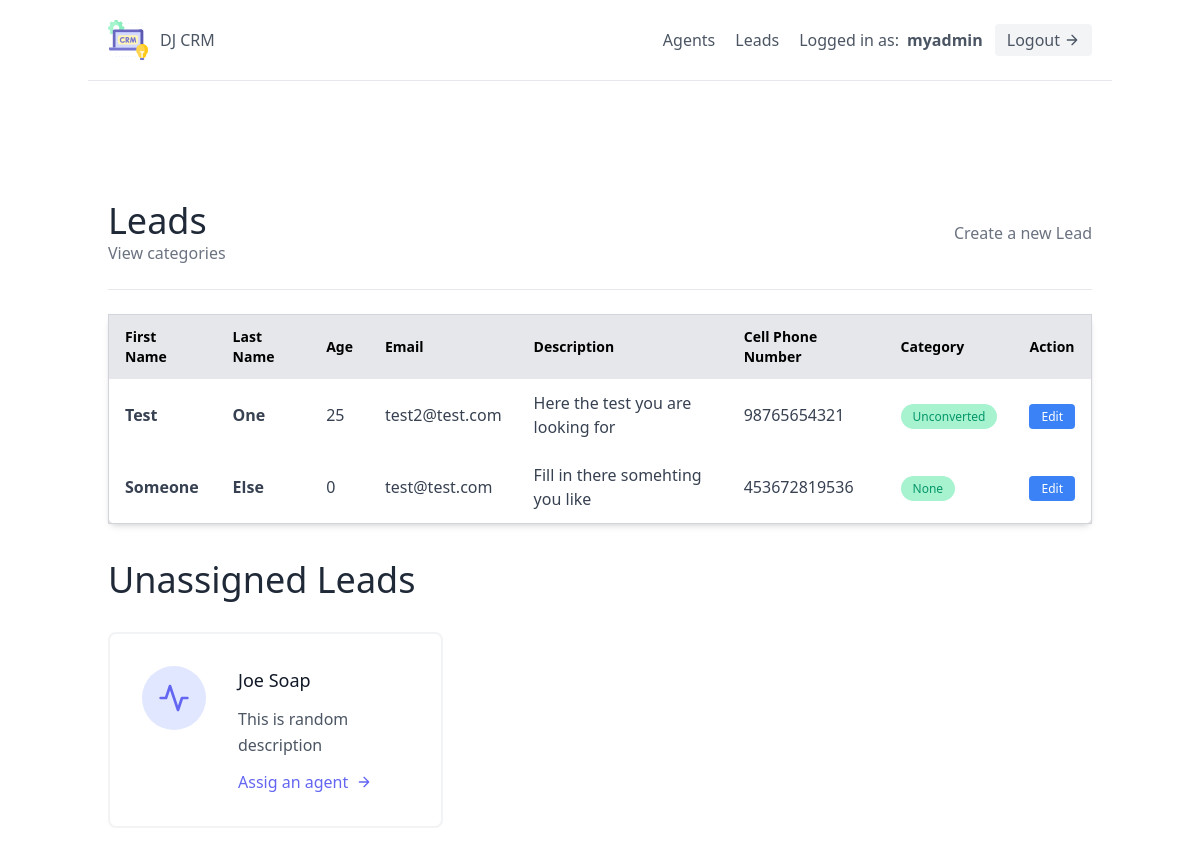
Screenshot of /leads/ (signed in) with the database file from the repository.
### leads/models.py (models this page shows, shortened)
class User(AbstractUser):
    is_organisor=models.BooleanField(default=True)
    is_agent=models.BooleanField(default=False)

class Lead(models.Model):
    first_name=models.CharField(max_length=20)
    last_name=models.CharField(max_length=20)
    age=models.IntegerField(default=0)
    organisation=models.ForeignKey(UserProfile,on_delete=models.CASCADE)
    agent=models.ForeignKey("Agent",null=True, blank=True, on_delete=models.SET_NULL)
    category=models.ForeignKey("Category", related_name="leads", null=True, blank=True, on_delete=models.SET_NULL)
    description=models.TextField()
    date_added=models.DateTimeField(auto_now_add=True)
    phone_number=models.CharField(max_length=20)
    email=models.EmailField()

class Category(models.Model):
    name=models.CharField(max_length=30)
    organisation=models.ForeignKey(UserProfile, on_delete=models.CASCADE)
    def __str__(self):
        return self.name

### leads/views.py (the view)
# urls.py: path('',LeadListView.as_view(), name='lead-list'),
class LeadListView(LoginRequiredMixin,generic.ListView):
    template_name="leads/lead_list.html"
    context_object_name="leads"
    def get_queryset(self):
        user=self.request.user
        if user.is_organisor:
            queryset=Lead.objects.filter(
                organisation=user.userprofile,
                agent__isnull=False
            )
        else:
            queryset=Lead.objects.filter(
                organisation=user.agent.organisation,
                agent__isnull=False
            )
            queryset=queryset.filter(agent__user=user)
        return queryset
    def get_context_data(self, **kwargs):
        user=self.request.user
        context=super(LeadListView, self).get_context_data(**kwargs)
        if user.is_organisor:
            queryset=Lead.objects.filter(
                organisation=user.userprofile,
                agent__isnull=True
            )
            context.update({
                "unassigned_leads":queryset
            })
        return context

### leads/templates/leads/lead_list.html
{% extends "base.html" %}
{% block content %}
<section class="text-gray-600 body-font">
    <div class="container px-5 py-24 mx-auto flex flex-wrap">
        <div class="w-full mb-6 py-6 flex justify-between items-center border-b border-gray-200">
            <div>
                <h1 class="text-4xl text-gray-800">Leads</h1>
                <a class="text-gray-500 hover:text-blue-500" href="{% url 'leads:category-list' %}">
                    View categories
                </a>
            </div>
            {% if request.user.is_organisor %}
            <div>
                <a class="text-gray-500 hover:text-blue-500" href="{% url 'leads:lead-create' %}">
                    Create a new Lead
                </a>
            </div>
            {% endif %}
        </div>
        <div class="w-full bg-gray-100 flex items-center justify-center ">
            <table class="min-w-full bg-white border border-gray-300 rounded-lg shadow-md">
                <thead class="bg-gray-200 text-black">
                    <tr>
                        <th class="text-left py-3 px-4 font-semibold text-sm">First Name</th>
                        <th class="text-left py-3 px-4 font-semibold text-sm">Last Name</th>
                        <th class="text-left py-3 px-4 font-semibold text-sm">Age</th>
                        <th class="text-left py-3 px-4 font-semibold text-sm">Email</th>
                        <th class="text-left py-3 px-4 font-semibold text-sm">Description</th>
                        <th class="text-left py-3 px-4 font-semibold text-sm">Cell Phone Number</th>
                        <th class="text-left py-3 px-4 font-semibold text-sm">Category</th>
                        <th class="text-left py-3 px-4 font-semibold text-sm">Action</th>
                    </tr>
                </thead>
                <tbody class="text-gray-700">
                    {% for lead in leads %}
                    <tr>
                        <td class="text-left py-3 px-4 font-semibold">{{lead.first_name}}</td>
                        <td class="text-left py-3 px-4 font-semibold">{{ lead.last_name}}</td>
                        <td class="text-left py-3 px-4">{{lead.age}}</td>
                        <td class="text-left py-3 px-4">{{lead.email}}</td>
                        <td class="text-left py-3 px-4">{{lead.description}}</td>
                        <td class="text-left py-3 px-4">{{lead.phone_number}}</td>
                        <td class="text-left py-3 px-4">
                            <span class="bg-green-200 text-green-600 py-1 px-3 rounded-full text-xs">{{lead.category}}</span>
                        </td>
                        <td class="text-left py-3 px-4">
                            <a href="{% url 'leads:lead-detail' lead.pk %}" class="bg-blue-500 text-white px-3 py-1 rounded text-xs font-medium">Edit</a>
                        </td>
                    </tr>
                    {% endfor %}
                </tbody>
            </table>
        </div>
        {% if unassigned_leads.exists %}
            <div class="mt-5 flex flex-wrap -m-4">
                <div class="p-4 w-full">
                    <h1 class="text-4xl text-gray-800">Unassigned Leads</h1>
                </div>
                {% for lead in unassigned_leads %}
                <div class="p-4 lg:w-1/2 md:w-full">
                    <div class="flex border-2 rounded-lg border-gray-200 border-opacity-50 p-8 sm:flex-row flex-col">
                        <div class="w-16 h-16 sm:mr-8 sm:mb-0 mb-4 inline-flex items-center justify-center rounded-full bg-indigo-100 text-indigo-500 flex-shrink-0">
                            <svg fill="none" stroke="currentColor" stroke-linecap="round" stroke-linejoin="round" stroke-width="2" class="w-8 h-8" viewBox="0 0 24 24">
                                <path d="M22 12h-4l-3 9L9 3l-3 9H2"></path>
                            </svg>
                        </div>
                        <div class="flex-grow">
                            <h2 class="text-gray-900 text-lg title-font font-medium mb-3">
                                {{lead.first_name}} {{lead.last_name}}
                            </h2>
                            <p class="leading-relaxed text-base">
                                {{lead.description}}
                            </p>
                            <a href="{% url 'leads:assign-agent' lead.pk %}" class="mt-3 text-indigo-500 inline-flex items-center">
                                Assig an agent
                                <svg fill="none" stroke="currentColor" stroke-linecap="round" stroke-linejoin="round" stroke-width="2" class="w-4 h-4 ml-2" viewBox="0 0 24 24">
                                <path d="M5 12h14M12 5l7 7-7 7"></path>
                                </svg>
                            </a>
                        </div>
                    </div>
                </div>
                {% endfor %}
            </div>
        {% endif %}
    </div>
</section>
{% endblock content %}

### templates/navbar.html (shortened to what this page needs)
<header class="text-gray-600 body-font">
    <div
      class="container mx-auto flex flex-wrap p-5 flex-col md:flex-row items-center border-b border-gray-200">
      <a class="flex title-font font-medium items-center text-gray-900 mb-4 md:mb-0">
        <span class="ml-3 text-xl">
            <a href="{% url 'landing-page' %}">DJ CRM</a>
        </span>
      </a>
      <nav class="md:ml-auto flex flex-wrap items-center text-base justify-center ">
        {% if not request.user.is_authenticated %}
          <a href="{% url 'signup' %}" class="mr-5 hover:text-gray-900">Sign Up</a>
        {% else %}
          {% if request.user.is_organisor %}
          <a href="{% url 'agents:agent-list' %}" class="mr-5 hover:text-gray-900">Agents</a>
          {% endif %}
          <a href="{% url 'leads:lead-list' %}" class="mr-5 hover:text-gray-900">Leads</a>
        {% endif %}
      </nav>
      {% if request.user.is_authenticated %}
        Logged in as: <strong class="ml-2">{{ request.user.username }}</strong>
          <form method="post" action="{% url 'logout' %}" class="inline">
            <button type="submit" class="ml-3 inline-flex items-center bg-gray-100 border-0 py-1 px-3 focus:outline-none hover:bg-gray-200 rounded text-base mt-4 md:mt-0">
                Logout
                <svg fill="none" stroke="currentColor" stroke-linecap="round" stroke-linejoin="round" stroke-width="2" class="w-4 h-4 ml-1" viewBox="0 0 24 24">
                    <path d="M5 12h14M12 5l7 7-7 7"></path>
                </svg>
            </button>
          </form>
      {% endif %}
    </div>
</header>

### rows the page displays
User: user.username "myadmin"
Lead: first_name "Test", last_name "One", age "25", email "test2@test.com", description "Here the test you are looking for", phone_number "98765654321", category "Unconverted"
Lead: first_name "Someone", last_name "Else", age "0", email "test@test.com", description "Fill in there somehting you like", phone_number "453672819536", category "None"
Lead: first_name "Joe", last_name "Soap", description "This is random description"
